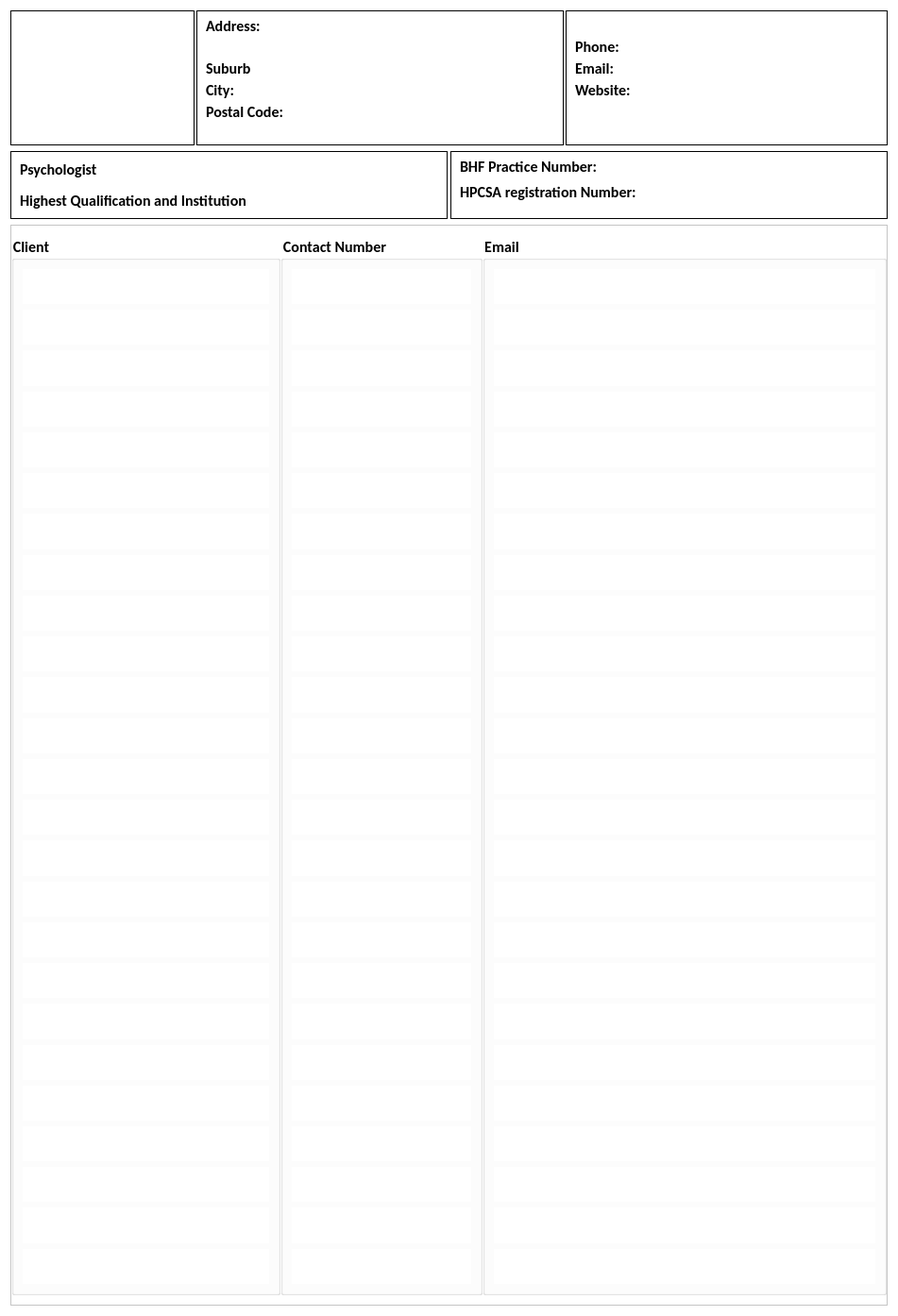
<?xml version="1.0" encoding="UTF-8"?>
<ui version="4.0">
 <class>Dialog</class>
 <widget class="QDialog" name="Dialog">
  <property name="geometry">
   <rect>
    <x>0</x>
    <y>0</y>
    <width>951</width>
    <height>1394</height>
   </rect>
  </property>
  <property name="sizePolicy">
   <sizepolicy hsizetype="Preferred" vsizetype="Preferred">
    <horstretch>0</horstretch>
    <verstretch>0</verstretch>
   </sizepolicy>
  </property>
  <property name="minimumSize">
   <size>
    <width>951</width>
    <height>1394</height>
   </size>
  </property>
  <property name="maximumSize">
   <size>
    <width>951</width>
    <height>1394</height>
   </size>
  </property>
  <property name="windowTitle">
   <string>Contact Print Form</string>
  </property>
  <property name="windowIcon">
   <iconset resource="pps_media.qrc">
    <normaloff>:/icon/media/icon.ico</normaloff>:/icon/media/icon.ico</iconset>
  </property>
  <property name="styleSheet">
   <string notr="true">background-color: white</string>
  </property>
  <layout class="QVBoxLayout" name="verticalLayout_5" stretch="10,5,80">
   <item>
    <layout class="QHBoxLayout" name="r1_top_row" stretch="20,40,35">
     <property name="spacing">
      <number>2</number>
     </property>
     <property name="sizeConstraint">
      <enum>QLayout::SetFixedSize</enum>
     </property>
     <item>
      <widget class="QFrame" name="f1_prac_name">
       <property name="font">
        <font>
         <family>Calibri</family>
         <pointsize>11</pointsize>
         <bold>true</bold>
        </font>
       </property>
       <property name="frameShape">
        <enum>QFrame::Box</enum>
       </property>
       <property name="frameShadow">
        <enum>QFrame::Plain</enum>
       </property>
       <layout class="QVBoxLayout" name="verticalLayout_2">
        <property name="spacing">
         <number>2</number>
        </property>
        <property name="topMargin">
         <number>5</number>
        </property>
        <property name="bottomMargin">
         <number>5</number>
        </property>
        <item>
         <widget class="QLabel" name="practice_name">
          <property name="font">
           <font>
            <family>Calibri</family>
            <pointsize>22</pointsize>
            <bold>true</bold>
           </font>
          </property>
          <property name="text">
           <string/>
          </property>
          <property name="alignment">
           <set>Qt::AlignCenter</set>
          </property>
          <property name="wordWrap">
           <bool>true</bool>
          </property>
         </widget>
        </item>
       </layout>
      </widget>
     </item>
     <item>
      <widget class="QFrame" name="f2_prac_address">
       <property name="frameShape">
        <enum>QFrame::Box</enum>
       </property>
       <layout class="QFormLayout" name="formLayout">
        <property name="horizontalSpacing">
         <number>14</number>
        </property>
        <property name="verticalSpacing">
         <number>2</number>
        </property>
        <property name="topMargin">
         <number>5</number>
        </property>
        <property name="bottomMargin">
         <number>5</number>
        </property>
        <item row="0" column="0">
         <widget class="QLabel" name="address">
          <property name="font">
           <font>
            <family>Calibri</family>
            <pointsize>12</pointsize>
            <bold>true</bold>
           </font>
          </property>
          <property name="text">
           <string>Address:</string>
          </property>
         </widget>
        </item>
        <item row="0" column="1">
         <widget class="QLabel" name="l1">
          <property name="font">
           <font>
            <family>Calibri</family>
            <pointsize>12</pointsize>
            <bold>false</bold>
           </font>
          </property>
          <property name="text">
           <string/>
          </property>
         </widget>
        </item>
        <item row="1" column="0">
         <widget class="QLabel" name="suburb">
          <property name="font">
           <font>
            <family>Calibri</family>
            <pointsize>12</pointsize>
            <bold>true</bold>
           </font>
          </property>
          <property name="text">
           <string/>
          </property>
         </widget>
        </item>
        <item row="1" column="1">
         <widget class="QLabel" name="l2">
          <property name="font">
           <font>
            <family>Calibri</family>
            <pointsize>12</pointsize>
            <bold>false</bold>
           </font>
          </property>
          <property name="text">
           <string/>
          </property>
         </widget>
        </item>
        <item row="2" column="0">
         <widget class="QLabel" name="suburb_2">
          <property name="font">
           <font>
            <family>Calibri</family>
            <pointsize>12</pointsize>
            <bold>true</bold>
           </font>
          </property>
          <property name="text">
           <string>Suburb</string>
          </property>
         </widget>
        </item>
        <item row="2" column="1">
         <widget class="QLabel" name="l3">
          <property name="font">
           <font>
            <family>Calibri</family>
            <pointsize>12</pointsize>
            <bold>false</bold>
           </font>
          </property>
          <property name="text">
           <string/>
          </property>
         </widget>
        </item>
        <item row="3" column="0">
         <widget class="QLabel" name="city">
          <property name="font">
           <font>
            <family>Calibri</family>
            <pointsize>12</pointsize>
            <bold>true</bold>
           </font>
          </property>
          <property name="text">
           <string>City:</string>
          </property>
         </widget>
        </item>
        <item row="3" column="1">
         <widget class="QLabel" name="l4">
          <property name="font">
           <font>
            <family>Calibri</family>
            <pointsize>12</pointsize>
            <bold>false</bold>
           </font>
          </property>
          <property name="text">
           <string/>
          </property>
         </widget>
        </item>
        <item row="4" column="0">
         <widget class="QLabel" name="postal">
          <property name="font">
           <font>
            <family>Calibri</family>
            <pointsize>12</pointsize>
            <bold>true</bold>
           </font>
          </property>
          <property name="text">
           <string>Postal Code:</string>
          </property>
         </widget>
        </item>
        <item row="4" column="1">
         <widget class="QLabel" name="l5">
          <property name="font">
           <font>
            <family>Calibri</family>
            <pointsize>12</pointsize>
            <bold>false</bold>
           </font>
          </property>
          <property name="text">
           <string/>
          </property>
         </widget>
        </item>
       </layout>
      </widget>
     </item>
     <item>
      <widget class="QFrame" name="f3_prac_contact">
       <property name="frameShape">
        <enum>QFrame::Box</enum>
       </property>
       <layout class="QFormLayout" name="formLayout_2">
        <property name="horizontalSpacing">
         <number>12</number>
        </property>
        <property name="verticalSpacing">
         <number>2</number>
        </property>
        <property name="topMargin">
         <number>5</number>
        </property>
        <property name="bottomMargin">
         <number>5</number>
        </property>
        <item row="1" column="0">
         <widget class="QLabel" name="phone">
          <property name="font">
           <font>
            <family>Calibri</family>
            <pointsize>12</pointsize>
            <bold>true</bold>
           </font>
          </property>
          <property name="text">
           <string>Phone:</string>
          </property>
         </widget>
        </item>
        <item row="1" column="1">
         <widget class="QLabel" name="l6">
          <property name="font">
           <font>
            <family>Calibri</family>
            <pointsize>12</pointsize>
            <bold>false</bold>
           </font>
          </property>
          <property name="text">
           <string/>
          </property>
         </widget>
        </item>
        <item row="2" column="0">
         <widget class="QLabel" name="email">
          <property name="font">
           <font>
            <family>Calibri</family>
            <pointsize>12</pointsize>
            <bold>true</bold>
           </font>
          </property>
          <property name="text">
           <string>Email:</string>
          </property>
         </widget>
        </item>
        <item row="2" column="1">
         <widget class="QLabel" name="l7">
          <property name="font">
           <font>
            <family>Calibri</family>
            <pointsize>12</pointsize>
            <bold>false</bold>
           </font>
          </property>
          <property name="text">
           <string/>
          </property>
         </widget>
        </item>
        <item row="3" column="0">
         <widget class="QLabel" name="website">
          <property name="font">
           <font>
            <family>Calibri</family>
            <pointsize>12</pointsize>
            <bold>true</bold>
           </font>
          </property>
          <property name="text">
           <string>Website:</string>
          </property>
         </widget>
        </item>
        <item row="3" column="1">
         <widget class="QLabel" name="l8">
          <property name="font">
           <font>
            <family>Calibri</family>
            <pointsize>12</pointsize>
            <bold>false</bold>
           </font>
          </property>
          <property name="text">
           <string/>
          </property>
         </widget>
        </item>
        <item row="0" column="0">
         <widget class="QLabel" name="spacer_5">
          <property name="font">
           <font>
            <family>Calibri</family>
            <pointsize>12</pointsize>
            <bold>false</bold>
           </font>
          </property>
          <property name="text">
           <string/>
          </property>
         </widget>
        </item>
        <item row="0" column="1">
         <widget class="QLabel" name="spacer_6">
          <property name="font">
           <font>
            <family>Calibri</family>
            <pointsize>12</pointsize>
            <bold>false</bold>
           </font>
          </property>
          <property name="text">
           <string/>
          </property>
         </widget>
        </item>
        <item row="4" column="0">
         <widget class="QLabel" name="spacer_7">
          <property name="font">
           <font>
            <family>Calibri</family>
            <pointsize>12</pointsize>
            <bold>false</bold>
           </font>
          </property>
          <property name="text">
           <string/>
          </property>
         </widget>
        </item>
        <item row="4" column="1">
         <widget class="QLabel" name="spacer_8">
          <property name="font">
           <font>
            <family>Calibri</family>
            <pointsize>12</pointsize>
            <bold>false</bold>
           </font>
          </property>
          <property name="text">
           <string/>
          </property>
         </widget>
        </item>
       </layout>
      </widget>
     </item>
    </layout>
   </item>
   <item>
    <layout class="QHBoxLayout" name="r2_reg_deets">
     <property name="spacing">
      <number>3</number>
     </property>
     <item>
      <widget class="QFrame" name="f4_psy_quali">
       <property name="frameShape">
        <enum>QFrame::Box</enum>
       </property>
       <layout class="QVBoxLayout" name="verticalLayout_14">
        <property name="topMargin">
         <number>5</number>
        </property>
        <property name="bottomMargin">
         <number>5</number>
        </property>
        <item>
         <widget class="QLabel" name="psyc">
          <property name="font">
           <font>
            <family>Calibri</family>
            <pointsize>12</pointsize>
            <bold>true</bold>
           </font>
          </property>
          <property name="text">
           <string>Psychologist </string>
          </property>
         </widget>
        </item>
        <item>
         <widget class="QLabel" name="quali">
          <property name="font">
           <font>
            <family>Calibri</family>
            <pointsize>12</pointsize>
            <bold>true</bold>
           </font>
          </property>
          <property name="text">
           <string>Highest Qualification and Institution</string>
          </property>
         </widget>
        </item>
       </layout>
      </widget>
     </item>
     <item>
      <widget class="QFrame" name="f5_bhf_hpcsa">
       <property name="frameShape">
        <enum>QFrame::Box</enum>
       </property>
       <layout class="QFormLayout" name="formLayout_8">
        <property name="topMargin">
         <number>5</number>
        </property>
        <property name="bottomMargin">
         <number>5</number>
        </property>
        <item row="0" column="0">
         <widget class="QLabel" name="bhf">
          <property name="font">
           <font>
            <family>Calibri</family>
            <pointsize>12</pointsize>
            <bold>true</bold>
           </font>
          </property>
          <property name="text">
           <string>BHF Practice Number:</string>
          </property>
         </widget>
        </item>
        <item row="0" column="1">
         <widget class="QLabel" name="bhf_num">
          <property name="font">
           <font>
            <family>Calibri</family>
            <pointsize>12</pointsize>
            <bold>false</bold>
           </font>
          </property>
          <property name="text">
           <string/>
          </property>
         </widget>
        </item>
        <item row="1" column="0">
         <widget class="QLabel" name="hpcsa">
          <property name="font">
           <font>
            <family>Calibri</family>
            <pointsize>12</pointsize>
            <bold>true</bold>
           </font>
          </property>
          <property name="text">
           <string>HPCSA registration Number:</string>
          </property>
         </widget>
        </item>
        <item row="1" column="1">
         <widget class="QLabel" name="hpcsa_num">
          <property name="font">
           <font>
            <family>Calibri</family>
            <pointsize>12</pointsize>
            <bold>false</bold>
           </font>
          </property>
          <property name="text">
           <string/>
          </property>
         </widget>
        </item>
       </layout>
      </widget>
     </item>
    </layout>
   </item>
   <item>
    <widget class="QFrame" name="frame">
     <property name="frameShape">
      <enum>QFrame::StyledPanel</enum>
     </property>
     <property name="frameShadow">
      <enum>QFrame::Raised</enum>
     </property>
     <layout class="QHBoxLayout" name="horizontalLayout" stretch="20,15,30">
      <property name="spacing">
       <number>0</number>
      </property>
      <property name="leftMargin">
       <number>0</number>
      </property>
      <property name="topMargin">
       <number>10</number>
      </property>
      <property name="rightMargin">
       <number>0</number>
      </property>
      <property name="bottomMargin">
       <number>10</number>
      </property>
      <item>
       <widget class="QGroupBox" name="groupBox">
        <property name="font">
         <font>
          <family>Calibri</family>
          <pointsize>12</pointsize>
          <bold>true</bold>
         </font>
        </property>
        <property name="title">
         <string>Client</string>
        </property>
        <layout class="QVBoxLayout" name="verticalLayout">
         <item>
          <widget class="QLabel" name="client_01">
           <property name="font">
            <font>
             <family>Calibri</family>
             <pointsize>11</pointsize>
             <bold>false</bold>
            </font>
           </property>
           <property name="text">
            <string/>
           </property>
          </widget>
         </item>
         <item>
          <widget class="QLabel" name="client_02">
           <property name="font">
            <font>
             <family>Calibri</family>
             <pointsize>11</pointsize>
             <bold>false</bold>
            </font>
           </property>
           <property name="text">
            <string/>
           </property>
          </widget>
         </item>
         <item>
          <widget class="QLabel" name="client_03">
           <property name="font">
            <font>
             <family>Calibri</family>
             <pointsize>11</pointsize>
             <bold>false</bold>
            </font>
           </property>
           <property name="text">
            <string/>
           </property>
          </widget>
         </item>
         <item>
          <widget class="QLabel" name="client_04">
           <property name="font">
            <font>
             <family>Calibri</family>
             <pointsize>11</pointsize>
             <bold>false</bold>
            </font>
           </property>
           <property name="text">
            <string/>
           </property>
          </widget>
         </item>
         <item>
          <widget class="QLabel" name="client_05">
           <property name="font">
            <font>
             <family>Calibri</family>
             <pointsize>11</pointsize>
             <bold>false</bold>
            </font>
           </property>
           <property name="text">
            <string/>
           </property>
          </widget>
         </item>
         <item>
          <widget class="QLabel" name="client_06">
           <property name="font">
            <font>
             <family>Calibri</family>
             <pointsize>11</pointsize>
             <bold>false</bold>
            </font>
           </property>
           <property name="text">
            <string/>
           </property>
          </widget>
         </item>
         <item>
          <widget class="QLabel" name="client_07">
           <property name="font">
            <font>
             <family>Calibri</family>
             <pointsize>11</pointsize>
             <bold>false</bold>
            </font>
           </property>
           <property name="text">
            <string/>
           </property>
          </widget>
         </item>
         <item>
          <widget class="QLabel" name="client_08">
           <property name="font">
            <font>
             <family>Calibri</family>
             <pointsize>11</pointsize>
             <bold>false</bold>
            </font>
           </property>
           <property name="text">
            <string/>
           </property>
          </widget>
         </item>
         <item>
          <widget class="QLabel" name="client_09">
           <property name="font">
            <font>
             <family>Calibri</family>
             <pointsize>11</pointsize>
             <bold>false</bold>
            </font>
           </property>
           <property name="text">
            <string/>
           </property>
          </widget>
         </item>
         <item>
          <widget class="QLabel" name="client_10">
           <property name="font">
            <font>
             <family>Calibri</family>
             <pointsize>11</pointsize>
             <bold>false</bold>
            </font>
           </property>
           <property name="text">
            <string/>
           </property>
          </widget>
         </item>
         <item>
          <widget class="QLabel" name="client_11">
           <property name="font">
            <font>
             <family>Calibri</family>
             <pointsize>11</pointsize>
             <bold>false</bold>
            </font>
           </property>
           <property name="text">
            <string/>
           </property>
          </widget>
         </item>
         <item>
          <widget class="QLabel" name="client_12">
           <property name="font">
            <font>
             <family>Calibri</family>
             <pointsize>11</pointsize>
             <bold>false</bold>
            </font>
           </property>
           <property name="text">
            <string/>
           </property>
          </widget>
         </item>
         <item>
          <widget class="QLabel" name="client_13">
           <property name="font">
            <font>
             <family>Calibri</family>
             <pointsize>11</pointsize>
             <bold>false</bold>
            </font>
           </property>
           <property name="text">
            <string/>
           </property>
          </widget>
         </item>
         <item>
          <widget class="QLabel" name="client_14">
           <property name="font">
            <font>
             <family>Calibri</family>
             <pointsize>11</pointsize>
             <bold>false</bold>
            </font>
           </property>
           <property name="text">
            <string/>
           </property>
          </widget>
         </item>
         <item>
          <widget class="QLabel" name="client_15">
           <property name="font">
            <font>
             <family>Calibri</family>
             <pointsize>11</pointsize>
             <bold>false</bold>
            </font>
           </property>
           <property name="text">
            <string/>
           </property>
          </widget>
         </item>
         <item>
          <widget class="QLabel" name="client_16">
           <property name="font">
            <font>
             <family>Calibri</family>
             <pointsize>11</pointsize>
             <bold>false</bold>
            </font>
           </property>
           <property name="text">
            <string/>
           </property>
          </widget>
         </item>
         <item>
          <widget class="QLabel" name="client_17">
           <property name="font">
            <font>
             <family>Calibri</family>
             <pointsize>11</pointsize>
             <bold>false</bold>
            </font>
           </property>
           <property name="text">
            <string/>
           </property>
          </widget>
         </item>
         <item>
          <widget class="QLabel" name="client_18">
           <property name="font">
            <font>
             <family>Calibri</family>
             <pointsize>11</pointsize>
             <bold>false</bold>
            </font>
           </property>
           <property name="text">
            <string/>
           </property>
          </widget>
         </item>
         <item>
          <widget class="QLabel" name="client_19">
           <property name="font">
            <font>
             <family>Calibri</family>
             <pointsize>11</pointsize>
             <bold>false</bold>
            </font>
           </property>
           <property name="text">
            <string/>
           </property>
          </widget>
         </item>
         <item>
          <widget class="QLabel" name="client_20">
           <property name="font">
            <font>
             <family>Calibri</family>
             <pointsize>11</pointsize>
             <bold>false</bold>
            </font>
           </property>
           <property name="text">
            <string/>
           </property>
          </widget>
         </item>
         <item>
          <widget class="QLabel" name="client_21">
           <property name="font">
            <font>
             <family>Calibri</family>
             <pointsize>11</pointsize>
             <bold>false</bold>
            </font>
           </property>
           <property name="text">
            <string/>
           </property>
          </widget>
         </item>
         <item>
          <widget class="QLabel" name="client_22">
           <property name="font">
            <font>
             <family>Calibri</family>
             <pointsize>11</pointsize>
             <bold>false</bold>
            </font>
           </property>
           <property name="text">
            <string/>
           </property>
          </widget>
         </item>
         <item>
          <widget class="QLabel" name="client_23">
           <property name="font">
            <font>
             <family>Calibri</family>
             <pointsize>11</pointsize>
             <bold>false</bold>
            </font>
           </property>
           <property name="text">
            <string/>
           </property>
          </widget>
         </item>
         <item>
          <widget class="QLabel" name="client_24">
           <property name="font">
            <font>
             <family>Calibri</family>
             <pointsize>11</pointsize>
             <bold>false</bold>
            </font>
           </property>
           <property name="text">
            <string/>
           </property>
          </widget>
         </item>
         <item>
          <widget class="QLabel" name="client_25">
           <property name="font">
            <font>
             <family>Calibri</family>
             <pointsize>11</pointsize>
             <bold>false</bold>
            </font>
           </property>
           <property name="text">
            <string/>
           </property>
          </widget>
         </item>
        </layout>
       </widget>
      </item>
      <item>
       <widget class="QGroupBox" name="groupBox_2">
        <property name="font">
         <font>
          <family>Calibri</family>
          <pointsize>12</pointsize>
          <bold>true</bold>
         </font>
        </property>
        <property name="title">
         <string>Contact Number</string>
        </property>
        <layout class="QVBoxLayout" name="verticalLayout_3">
         <item>
          <widget class="QLabel" name="number_01">
           <property name="font">
            <font>
             <family>Calibri</family>
             <pointsize>11</pointsize>
             <bold>false</bold>
            </font>
           </property>
           <property name="text">
            <string/>
           </property>
           <property name="alignment">
            <set>Qt::AlignCenter</set>
           </property>
          </widget>
         </item>
         <item>
          <widget class="QLabel" name="number_02">
           <property name="font">
            <font>
             <family>Calibri</family>
             <pointsize>11</pointsize>
             <bold>false</bold>
            </font>
           </property>
           <property name="text">
            <string/>
           </property>
           <property name="alignment">
            <set>Qt::AlignCenter</set>
           </property>
          </widget>
         </item>
         <item>
          <widget class="QLabel" name="number_03">
           <property name="font">
            <font>
             <family>Calibri</family>
             <pointsize>11</pointsize>
             <bold>false</bold>
            </font>
           </property>
           <property name="text">
            <string/>
           </property>
           <property name="alignment">
            <set>Qt::AlignCenter</set>
           </property>
          </widget>
         </item>
         <item>
          <widget class="QLabel" name="number_04">
           <property name="font">
            <font>
             <family>Calibri</family>
             <pointsize>11</pointsize>
             <bold>false</bold>
            </font>
           </property>
           <property name="text">
            <string/>
           </property>
           <property name="alignment">
            <set>Qt::AlignCenter</set>
           </property>
          </widget>
         </item>
         <item>
          <widget class="QLabel" name="number_05">
           <property name="font">
            <font>
             <family>Calibri</family>
             <pointsize>11</pointsize>
             <bold>false</bold>
            </font>
           </property>
           <property name="text">
            <string/>
           </property>
           <property name="alignment">
            <set>Qt::AlignCenter</set>
           </property>
          </widget>
         </item>
         <item>
          <widget class="QLabel" name="number_06">
           <property name="font">
            <font>
             <family>Calibri</family>
             <pointsize>11</pointsize>
             <bold>false</bold>
            </font>
           </property>
           <property name="text">
            <string/>
           </property>
           <property name="alignment">
            <set>Qt::AlignCenter</set>
           </property>
          </widget>
         </item>
         <item>
          <widget class="QLabel" name="number_07">
           <property name="font">
            <font>
             <family>Calibri</family>
             <pointsize>11</pointsize>
             <bold>false</bold>
            </font>
           </property>
           <property name="text">
            <string/>
           </property>
           <property name="alignment">
            <set>Qt::AlignCenter</set>
           </property>
          </widget>
         </item>
         <item>
          <widget class="QLabel" name="number_08">
           <property name="font">
            <font>
             <family>Calibri</family>
             <pointsize>11</pointsize>
             <bold>false</bold>
            </font>
           </property>
           <property name="text">
            <string/>
           </property>
           <property name="alignment">
            <set>Qt::AlignCenter</set>
           </property>
          </widget>
         </item>
         <item>
          <widget class="QLabel" name="number_09">
           <property name="font">
            <font>
             <family>Calibri</family>
             <pointsize>11</pointsize>
             <bold>false</bold>
            </font>
           </property>
           <property name="text">
            <string/>
           </property>
           <property name="alignment">
            <set>Qt::AlignCenter</set>
           </property>
          </widget>
         </item>
         <item>
          <widget class="QLabel" name="number_10">
           <property name="font">
            <font>
             <family>Calibri</family>
             <pointsize>11</pointsize>
             <bold>false</bold>
            </font>
           </property>
           <property name="text">
            <string/>
           </property>
           <property name="alignment">
            <set>Qt::AlignCenter</set>
           </property>
          </widget>
         </item>
         <item>
          <widget class="QLabel" name="number_11">
           <property name="font">
            <font>
             <family>Calibri</family>
             <pointsize>11</pointsize>
             <bold>false</bold>
            </font>
           </property>
           <property name="text">
            <string/>
           </property>
           <property name="alignment">
            <set>Qt::AlignCenter</set>
           </property>
          </widget>
         </item>
         <item>
          <widget class="QLabel" name="number_12">
           <property name="font">
            <font>
             <family>Calibri</family>
             <pointsize>11</pointsize>
             <bold>false</bold>
            </font>
           </property>
           <property name="text">
            <string/>
           </property>
           <property name="alignment">
            <set>Qt::AlignCenter</set>
           </property>
          </widget>
         </item>
         <item>
          <widget class="QLabel" name="number_13">
           <property name="font">
            <font>
             <family>Calibri</family>
             <pointsize>11</pointsize>
             <bold>false</bold>
            </font>
           </property>
           <property name="text">
            <string/>
           </property>
           <property name="alignment">
            <set>Qt::AlignCenter</set>
           </property>
          </widget>
         </item>
         <item>
          <widget class="QLabel" name="number_14">
           <property name="font">
            <font>
             <family>Calibri</family>
             <pointsize>11</pointsize>
             <bold>false</bold>
            </font>
           </property>
           <property name="text">
            <string/>
           </property>
           <property name="alignment">
            <set>Qt::AlignCenter</set>
           </property>
          </widget>
         </item>
         <item>
          <widget class="QLabel" name="number_15">
           <property name="font">
            <font>
             <family>Calibri</family>
             <pointsize>11</pointsize>
             <bold>false</bold>
            </font>
           </property>
           <property name="text">
            <string/>
           </property>
           <property name="alignment">
            <set>Qt::AlignCenter</set>
           </property>
          </widget>
         </item>
         <item>
          <widget class="QLabel" name="number_16">
           <property name="font">
            <font>
             <family>Calibri</family>
             <pointsize>11</pointsize>
             <bold>false</bold>
            </font>
           </property>
           <property name="text">
            <string/>
           </property>
           <property name="alignment">
            <set>Qt::AlignCenter</set>
           </property>
          </widget>
         </item>
         <item>
          <widget class="QLabel" name="number_17">
           <property name="font">
            <font>
             <family>Calibri</family>
             <pointsize>11</pointsize>
             <bold>false</bold>
            </font>
           </property>
           <property name="text">
            <string/>
           </property>
           <property name="alignment">
            <set>Qt::AlignCenter</set>
           </property>
          </widget>
         </item>
         <item>
          <widget class="QLabel" name="number_18">
           <property name="font">
            <font>
             <family>Calibri</family>
             <pointsize>11</pointsize>
             <bold>false</bold>
            </font>
           </property>
           <property name="text">
            <string/>
           </property>
           <property name="alignment">
            <set>Qt::AlignCenter</set>
           </property>
          </widget>
         </item>
         <item>
          <widget class="QLabel" name="number_19">
           <property name="font">
            <font>
             <family>Calibri</family>
             <pointsize>11</pointsize>
             <bold>false</bold>
            </font>
           </property>
           <property name="text">
            <string/>
           </property>
           <property name="alignment">
            <set>Qt::AlignCenter</set>
           </property>
          </widget>
         </item>
         <item>
          <widget class="QLabel" name="number_20">
           <property name="font">
            <font>
             <family>Calibri</family>
             <pointsize>11</pointsize>
             <bold>false</bold>
            </font>
           </property>
           <property name="text">
            <string/>
           </property>
           <property name="alignment">
            <set>Qt::AlignCenter</set>
           </property>
          </widget>
         </item>
         <item>
          <widget class="QLabel" name="number_21">
           <property name="font">
            <font>
             <family>Calibri</family>
             <pointsize>11</pointsize>
             <bold>false</bold>
            </font>
           </property>
           <property name="text">
            <string/>
           </property>
           <property name="alignment">
            <set>Qt::AlignCenter</set>
           </property>
          </widget>
         </item>
         <item>
          <widget class="QLabel" name="number_22">
           <property name="font">
            <font>
             <family>Calibri</family>
             <pointsize>11</pointsize>
             <bold>false</bold>
            </font>
           </property>
           <property name="text">
            <string/>
           </property>
           <property name="alignment">
            <set>Qt::AlignCenter</set>
           </property>
          </widget>
         </item>
         <item>
          <widget class="QLabel" name="number_23">
           <property name="font">
            <font>
             <family>Calibri</family>
             <pointsize>11</pointsize>
             <bold>false</bold>
            </font>
           </property>
           <property name="text">
            <string/>
           </property>
           <property name="alignment">
            <set>Qt::AlignCenter</set>
           </property>
          </widget>
         </item>
         <item>
          <widget class="QLabel" name="number_24">
           <property name="font">
            <font>
             <family>Calibri</family>
             <pointsize>11</pointsize>
             <bold>false</bold>
            </font>
           </property>
           <property name="text">
            <string/>
           </property>
           <property name="alignment">
            <set>Qt::AlignCenter</set>
           </property>
          </widget>
         </item>
         <item>
          <widget class="QLabel" name="number_25">
           <property name="font">
            <font>
             <family>Calibri</family>
             <pointsize>11</pointsize>
             <bold>false</bold>
            </font>
           </property>
           <property name="text">
            <string/>
           </property>
           <property name="alignment">
            <set>Qt::AlignCenter</set>
           </property>
          </widget>
         </item>
        </layout>
       </widget>
      </item>
      <item>
       <widget class="QGroupBox" name="groupBox_3">
        <property name="font">
         <font>
          <family>Calibri</family>
          <pointsize>12</pointsize>
          <bold>true</bold>
         </font>
        </property>
        <property name="title">
         <string>Email</string>
        </property>
        <layout class="QVBoxLayout" name="verticalLayout_4">
         <item>
          <widget class="QLabel" name="email_01">
           <property name="font">
            <font>
             <family>Calibri</family>
             <pointsize>11</pointsize>
             <bold>false</bold>
            </font>
           </property>
           <property name="text">
            <string/>
           </property>
          </widget>
         </item>
         <item>
          <widget class="QLabel" name="email_02">
           <property name="font">
            <font>
             <family>Calibri</family>
             <pointsize>11</pointsize>
             <bold>false</bold>
            </font>
           </property>
           <property name="text">
            <string/>
           </property>
          </widget>
         </item>
         <item>
          <widget class="QLabel" name="email_03">
           <property name="font">
            <font>
             <family>Calibri</family>
             <pointsize>11</pointsize>
             <bold>false</bold>
            </font>
           </property>
           <property name="text">
            <string/>
           </property>
          </widget>
         </item>
         <item>
          <widget class="QLabel" name="email_04">
           <property name="font">
            <font>
             <family>Calibri</family>
             <pointsize>11</pointsize>
             <bold>false</bold>
            </font>
           </property>
           <property name="text">
            <string/>
           </property>
          </widget>
         </item>
         <item>
          <widget class="QLabel" name="email_05">
           <property name="font">
            <font>
             <family>Calibri</family>
             <pointsize>11</pointsize>
             <bold>false</bold>
            </font>
           </property>
           <property name="text">
            <string/>
           </property>
          </widget>
         </item>
         <item>
          <widget class="QLabel" name="email_06">
           <property name="font">
            <font>
             <family>Calibri</family>
             <pointsize>11</pointsize>
             <bold>false</bold>
            </font>
           </property>
           <property name="text">
            <string/>
           </property>
          </widget>
         </item>
         <item>
          <widget class="QLabel" name="email_07">
           <property name="font">
            <font>
             <family>Calibri</family>
             <pointsize>11</pointsize>
             <bold>false</bold>
            </font>
           </property>
           <property name="text">
            <string/>
           </property>
          </widget>
         </item>
         <item>
          <widget class="QLabel" name="email_08">
           <property name="font">
            <font>
             <family>Calibri</family>
             <pointsize>11</pointsize>
             <bold>false</bold>
            </font>
           </property>
           <property name="text">
            <string/>
           </property>
          </widget>
         </item>
         <item>
          <widget class="QLabel" name="email_09">
           <property name="font">
            <font>
             <family>Calibri</family>
             <pointsize>11</pointsize>
             <bold>false</bold>
            </font>
           </property>
           <property name="text">
            <string/>
           </property>
          </widget>
         </item>
         <item>
          <widget class="QLabel" name="email_10">
           <property name="font">
            <font>
             <family>Calibri</family>
             <pointsize>11</pointsize>
             <bold>false</bold>
            </font>
           </property>
           <property name="text">
            <string/>
           </property>
          </widget>
         </item>
         <item>
          <widget class="QLabel" name="email_11">
           <property name="font">
            <font>
             <family>Calibri</family>
             <pointsize>11</pointsize>
             <bold>false</bold>
            </font>
           </property>
           <property name="text">
            <string/>
           </property>
          </widget>
         </item>
         <item>
          <widget class="QLabel" name="email_12">
           <property name="font">
            <font>
             <family>Calibri</family>
             <pointsize>11</pointsize>
             <bold>false</bold>
            </font>
           </property>
           <property name="text">
            <string/>
           </property>
          </widget>
         </item>
         <item>
          <widget class="QLabel" name="email_13">
           <property name="font">
            <font>
             <family>Calibri</family>
             <pointsize>11</pointsize>
             <bold>false</bold>
            </font>
           </property>
           <property name="text">
            <string/>
           </property>
          </widget>
         </item>
         <item>
          <widget class="QLabel" name="email_14">
           <property name="font">
            <font>
             <family>Calibri</family>
             <pointsize>11</pointsize>
             <bold>false</bold>
            </font>
           </property>
           <property name="text">
            <string/>
           </property>
          </widget>
         </item>
         <item>
          <widget class="QLabel" name="email_15">
           <property name="font">
            <font>
             <family>Calibri</family>
             <pointsize>11</pointsize>
             <bold>false</bold>
            </font>
           </property>
           <property name="text">
            <string/>
           </property>
          </widget>
         </item>
         <item>
          <widget class="QLabel" name="email_16">
           <property name="font">
            <font>
             <family>Calibri</family>
             <pointsize>11</pointsize>
             <bold>false</bold>
            </font>
           </property>
           <property name="text">
            <string/>
           </property>
          </widget>
         </item>
         <item>
          <widget class="QLabel" name="email_17">
           <property name="font">
            <font>
             <family>Calibri</family>
             <pointsize>11</pointsize>
             <bold>false</bold>
            </font>
           </property>
           <property name="text">
            <string/>
           </property>
          </widget>
         </item>
         <item>
          <widget class="QLabel" name="email_18">
           <property name="font">
            <font>
             <family>Calibri</family>
             <pointsize>11</pointsize>
             <bold>false</bold>
            </font>
           </property>
           <property name="text">
            <string/>
           </property>
          </widget>
         </item>
         <item>
          <widget class="QLabel" name="email_19">
           <property name="font">
            <font>
             <family>Calibri</family>
             <pointsize>11</pointsize>
             <bold>false</bold>
            </font>
           </property>
           <property name="text">
            <string/>
           </property>
          </widget>
         </item>
         <item>
          <widget class="QLabel" name="email_20">
           <property name="font">
            <font>
             <family>Calibri</family>
             <pointsize>11</pointsize>
             <bold>false</bold>
            </font>
           </property>
           <property name="text">
            <string/>
           </property>
          </widget>
         </item>
         <item>
          <widget class="QLabel" name="email_21">
           <property name="font">
            <font>
             <family>Calibri</family>
             <pointsize>11</pointsize>
             <bold>false</bold>
            </font>
           </property>
           <property name="text">
            <string/>
           </property>
          </widget>
         </item>
         <item>
          <widget class="QLabel" name="email_22">
           <property name="font">
            <font>
             <family>Calibri</family>
             <pointsize>11</pointsize>
             <bold>false</bold>
            </font>
           </property>
           <property name="text">
            <string/>
           </property>
          </widget>
         </item>
         <item>
          <widget class="QLabel" name="email_23">
           <property name="font">
            <font>
             <family>Calibri</family>
             <pointsize>11</pointsize>
             <bold>false</bold>
            </font>
           </property>
           <property name="text">
            <string/>
           </property>
          </widget>
         </item>
         <item>
          <widget class="QLabel" name="email_24">
           <property name="font">
            <font>
             <family>Calibri</family>
             <pointsize>11</pointsize>
             <bold>false</bold>
            </font>
           </property>
           <property name="text">
            <string/>
           </property>
          </widget>
         </item>
         <item>
          <widget class="QLabel" name="email_25">
           <property name="font">
            <font>
             <family>Calibri</family>
             <pointsize>11</pointsize>
             <bold>false</bold>
            </font>
           </property>
           <property name="text">
            <string/>
           </property>
          </widget>
         </item>
        </layout>
       </widget>
      </item>
     </layout>
    </widget>
   </item>
  </layout>
 </widget>
 <resources>
  <include location="pps_media.qrc"/>
 </resources>
 <connections/>
</ui>
